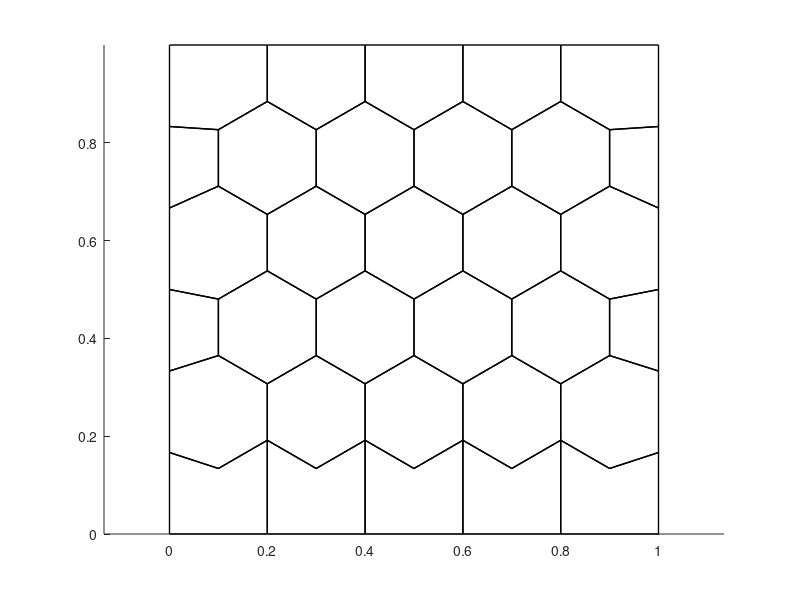

Write the MATLAB code that produced this figure.
%versione griglia esagoni con nodi sui bordi equidistanti per i due assi

clear
close all

x0=0; y0=0;
f1=1; f2=1;  
xmin=x0; xmax=x0+f1;  
ymin=y0; ymax=y0+f2;  

n=6;
suddx=5;
alpha = 2*pi/n; %angolo tra due vertici
theta = pi/2; %angolo di rotazione

r_lato = (f1/(suddx))/2;
r_vertice = r_lato/cos(alpha/2);
suddy = ceil(f2/((3*r_vertice)/2));

x_centro=xmin+r_lato;
y_centro=ymax-r_vertice/2;

indelem=0;
elem_x=cell(suddx*suddy,1);
elem_y=cell(suddx*suddy,1);
elem=cell(suddx*suddy,1);

ultimo_nodo=((y_centro+r_vertice)-(3*r_vertice/2)*(suddy-1)-r_vertice/2);
if ultimo_nodo-ymin<r_vertice/4 && suddx>1
    suddy=suddy-1;
end

dy=f2/suddy;
%% CREAZIONE GRIGLIA ESAGONI
hold on
for i=1:suddy
    for j=1:suddx 
        indelem=indelem+1;
        %creo l'esagono, theta indica la rotazione
        for k=1:n       
           x(k)=x_centro+r_vertice*cos(alpha*(k-1)+theta);
           y(k)=y_centro+r_vertice*sin(alpha*(k-1)+theta);
        end
        if i==1
            if j==1
                y(3)=ymax-dy;
                if suddx==1
                  y(5)=y(3);
                end
            elseif j==suddx
                y(end-1)=ymax-dy;
            end
            x(1)=[];
            y(1)=[];
        elseif i==suddy  
            if rem(suddy,2)==0            
               x=[x(end), x(1), x(1), x(end)+r_lato, x(end)+r_lato];
               y=[y(end), y(1), ymin, ymin, y(1)]; 
               if j==1
                y(2)=ymax-dy*(i-1);
                if suddx==1
                  y(end)=y(2);
                end
               elseif j==suddx
                   y(end)=ymax-dy*(i-1);
               end
            else  
              y(3)=ymin;
              y(5)=ymin;
              y(4)=[];
              x(4)=[];  
              if j==1
                y(2)=ymax-dy*(i-1);
               elseif j==suddx
                   y(end)=ymax-dy*(i-1);
               end
            end
        else
            if j==1
                if rem(i,2)==0
                  x=[x(1), x(4:end)];
                  y=[ymax-dy*(i-1), ymax-dy*i, y(5:end)];
                else          
                  y=[y(1), ymax-dy*(i-1), ymax-dy*i, y(4:end)];
                end
            elseif j==suddx && rem(i,2)==1
                y(end)=ymax-dy*(i-1); 
                y(end-1)=ymax-dy*i;
            end
        end
        
        %plot([x, x(1)], [y, y(1)])
        %plot(mean(x),mean(y),'m*')
        elem_x{indelem,:}=x;
        elem_y{indelem,:}=y;
        if indelem==1
          nodi_x = x;
          nodi_y = y;
        else
          nodi_x = [nodi_x x];
          nodi_y = [nodi_y y];
        end
        x_centro=x_centro+2*r_lato;
    end
    
    if rem(i,2)==0 && i<suddy
        indelem=indelem+1;
            for k=1:n       
               x(k)=x0+(x_centro-xmin)+r_vertice*cos(alpha*(k-1)+theta);
               y(k)=y0+(y_centro-ymin)+r_vertice*sin(alpha*(k-1)+theta);
            end 
            y(1)=ymax-dy*(i-1); 
            y(4)=ymax-dy*i;
            x=x(1:4);
            y=y(1:4);    
            %plot([x, x(1)], [y, y(1)])
            %plot(mean(x),mean(y),'m*')
            elem_x{indelem,:}=x;
            elem_y{indelem,:}=y;
            nodi_x = [nodi_x x];
            nodi_y = [nodi_y y];
        
        x_centro=xmin+r_lato;
    else          
        x_centro=xmin;
    end
    y_centro=y_centro-(r_vertice+r_vertice/2);
end

%% NODES ENUMERATION
linee_x=uniquetol(nodi_x); %quicksort + ascending order
linee_y=fliplr(uniquetol(nodi_y)); %descending order
nodi_unici=zeros(1,2); %indices of nodes laying on unique x and y lines
count_nodi_unici=zeros(1,1); %nodes numeration for each vertex
count_nodi_globali=0; %counter for global nodes
xvert=zeros(1,1);
yvert=zeros(1,1);

for s=1:indelem
    for k=1:length(elem_x{s,:}) 
        count_nodi_globali=count_nodi_globali+1;
        %find node's position on unique lines with tolerance
        ind_pos_x=ismembertol(linee_x,elem_x{s,:}(1,k));
        ind_pos_y=ismembertol(linee_y,elem_y{s,:}(1,k));
        if s==1
            count_nodi_unici(end+1)=count_nodi_globali;       
            elem{s,:}(1,k)=count_nodi_unici(end);
            xvert(end+1)= linee_x(ind_pos_x);
            yvert(end+1)= linee_y(ind_pos_y);
        else
            %if finds duplicates of nodes' indices
            if find(ismember(nodi_unici,[find(ind_pos_x==1) find(ind_pos_y==1)],'rows'))
                %find the index of the non repeated "original" node
                index = find(ismember(nodi_unici,[find(ind_pos_x==1) find(ind_pos_y==1)],'rows'));
                %insert the nueration already given to the existing node
                count_nodi_unici(end+1)=count_nodi_unici(index(1));
                %update the elements cell
                elem{s,:}(1,k)=count_nodi_unici(end);
                % decrease global counter
                count_nodi_globali=count_nodi_globali-1;
            else
                count_nodi_unici(end+1)=count_nodi_globali;  
                elem{s,:}(1,k)=count_nodi_unici(end);
                %insert only non repeated coordinates
                xvert(end+1)= linee_x(ind_pos_x);
                yvert(end+1)= linee_y(ind_pos_y);
            end
        end
        nodi_unici(end+1,:)=[find(ind_pos_x==1) find(ind_pos_y==1)]; 
    end
end
%remove first element for initialization
xvert(1)=[];
yvert(1)=[];

%% GRID PLOT
%building boundary nodes
nnode=length(xvert);
j=0;
b=zeros(1,1);
for i=1:nnode
    if abs(xvert(i)-xmin)<=1e-10 || abs(xvert(i)-xmax)<=1e-10 || abs(yvert(i)-ymin)<=1e-10 || abs(yvert(i)-ymax)<=1e-10
        j=j+1;
        b(j)=i;
    end
end
griglia.dirichlet=b(:);
griglia.neuman=0;

%draw elements with their nodes

for iel=1:indelem
    xvertici=elem{iel,:};
    xv=xvert(xvertici);
    yv=yvert(xvertici);
    plot([xv, xv(1)],[yv, yv(1)],'k','linewidth',1)
    hold on
    %h=text(mean(xv), mean(yv), {num2str(iel)});
    %set(h,'color','r')
end

%for i=1:length(xvert)
%    plot( xvert(i),yvert(i),'o'); text(xvert(i)+0.03,yvert(i)+0.03, num2str(i));   
%end

%for i=1:j
%   plot(xvert(b(i)),yvert(b(i)),'m*')
%end

griglia.elements=indelem;
griglia.vertices=[xvert;yvert];
griglia.bordo=b(:);
axis equal

